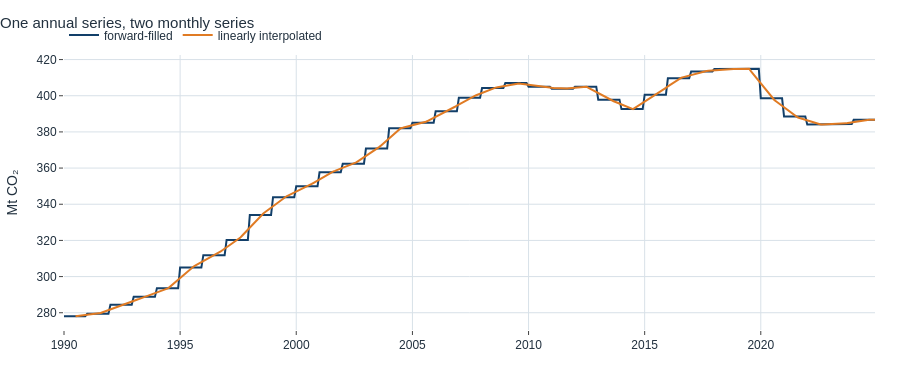

Write notebook code for a chart like this one.
### Markdown cell above
---
## 3. Reconciling the clocks — and the leak that hides in it

You have annual disclosed emissions and you want a monthly series. There is no
free lunch here: every method makes an assumption, and one of the popular ones
is straightforwardly invalid.

### Code cell
annual = aus.loc[1990:2024]

ff = E.annual_to_monthly(annual, how="ffill")           # repeat last known value
li = E.annual_to_monthly(annual, how="interpolate")     # straight line between years

fig = E.plot_series({"forward-filled": ff, "linearly interpolated": li},
                    title="One annual series, two monthly series",
                    ylab="Mt CO₂", height=380)
fig.show()

### Figure 1 — Plotly figure (JSON) as saved in the notebook; plotly's stock layout.template omitted (floating-point values rounded to 4 significant figures; data arrays with more than 128 entries replaced by an {"elided": "..."} marker saying what was removed)
{"data": [{"mode": "lines", "name": "forward-filled", "type": "scatter", "x": {"elided": "420 str values"}, "y": {"elided": "420 float values"}}, {"mode": "lines", "name": "linearly interpolated", "type": "scatter", "x": {"elided": "420 str values"}, "y": {"elided": "420 float values"}}], "layout": {"height": 380, "title": {"text": "One annual series, two monthly series"}, "yaxis": {"title": {"text": "Mt CO₂"}}}}
